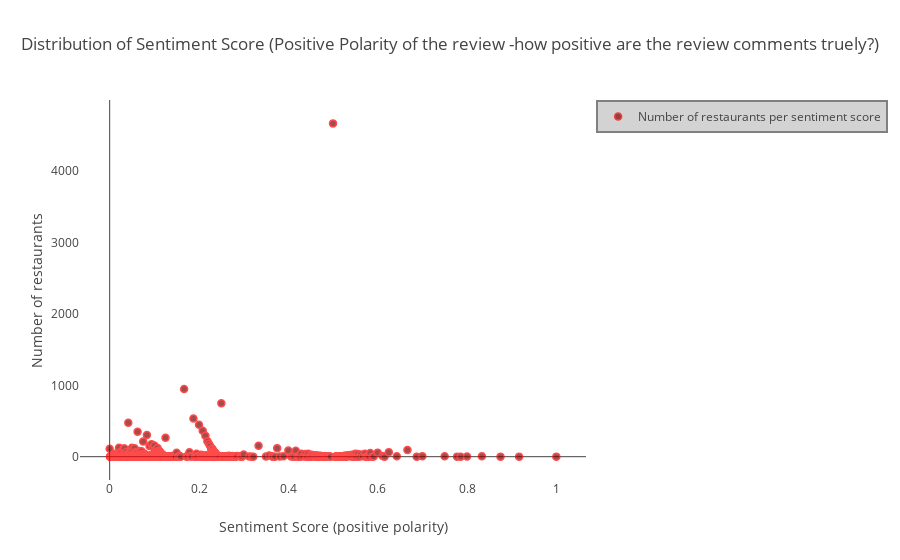

The code cell stored with this chart in its notebook:
### Code cell
# Computes sentiment analysis distribtuion//

# Preparing data//
ratings_count = business_df_new.groupby(['review_posneg_score']).size()
# print(ratings_count)

# Plot data//
data = [go.Scatter(
    y = ratings_count.values,
    x = ratings_count.index,
    name = 'Number of restaurants per sentiment score',
    text = 'Number of restaurants',
    mode = 'markers',
    marker = dict(
        size = 7,
        color = 'maroon',
        line = dict(
            width = 1.5,
            color = 'red'
        )
    ),
    opacity = 0.7
)]

# Create/Design layout for the plot
layout = dict(title = 'Distribution of Sentiment Score (Positive Polarity of the review -how positive are the review comments truely?)',
              yaxis = dict(title='Number of restaurants',
                        showgrid=False,
                    ),
              xaxis = dict(title='Sentiment Score (positive polarity)',
                        showgrid=False,
                    ),
              showlegend=True,
              legend=dict(bgcolor='lightgray',
                        bordercolor='gray',
                        borderwidth=2
                    )
             )

# Combine data and layout into a single figure
fig = dict(data=data, layout=layout)

# IPython notebook- plot
iplot(fig, filename='scatter-sentimentscore')

### Figure 1 — Plotly figure (JSON) as saved in the notebook; plotly's stock layout.template omitted (floating-point values rounded to 4 significant figures; data arrays with more than 128 entries replaced by an {"elided": "..."} marker saying what was removed)
{"data": [{"marker": {"color": "maroon", "line": {"color": "red", "width": 1.5}, "size": 7}, "mode": "markers", "name": "Number of restaurants per sentiment score", "opacity": 0.7, "text": "Number of restaurants", "type": "scatter", "uid": "bdbe0f35-6053-4056-896e-7384d466b3c6", "x": {"elided": "4868 float values"}, "y": {"elided": "4868 int values"}}], "layout": {"legend": {"bgcolor": "lightgray", "bordercolor": "gray", "borderwidth": 2}, "showlegend": true, "title": {"text": "Distribution of Sentiment Score (Positive Polarity of the review -how positive are the review comments truely?)"}, "xaxis": {"showgrid": false, "title": {"text": "Sentiment Score (positive polarity)"}}, "yaxis": {"showgrid": false, "title": {"text": "Number of restaurants"}}}}
